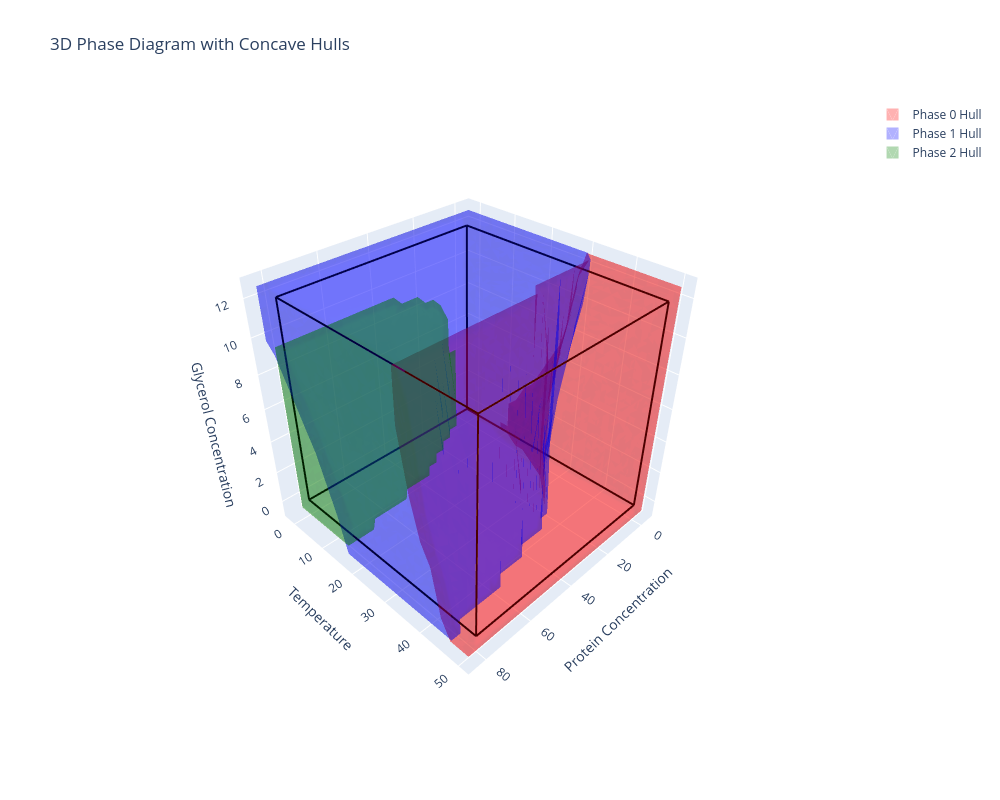

Source (notebook cell):
### Code cell
# Create a 3D scatter plot with plotly
fig = go.Figure()

# Add points for each phase with different colors
colors = ['red', 'blue', 'green']
phase_names = ['Phase 0', 'Phase 1', 'Phase 2']

# Add hull meshes if they exist
for i, hull in enumerate(inst_client.hulls.values()):
    if hasattr(hull, 'vertices') and hasattr(hull, 'faces'):
        vertices = hull.vertices
        faces = hull.faces
        
        fig.add_trace(go.Mesh3d(
            x=vertices[:, 0],
            y=vertices[:, 1], 
            z=vertices[:, 2],
            i=faces[:, 0],
            j=faces[:, 1],
            k=faces[:, 2],
            color=colors[i],
            opacity=0.3,
            name=f'{phase_names[i]} Hull',
            showlegend=True
        ))
# Add cube wireframe from (0,0,0) to (80,40,12)
cube_vertices = [
    [0, 0, 0], [80, 0, 0], [80, 50, 0], [0, 50, 0],  # bottom face
    [0, 0, 12], [80, 0, 12], [80, 50, 12], [0, 50, 12]  # top face
]

# Define the edges of the cube
cube_edges = [
    # Bottom face edges
    [0, 1], [1, 2], [2, 3], [3, 0],
    # Top face edges  
    [4, 5], [5, 6], [6, 7], [7, 4],
    # Vertical edges
    [0, 4], [1, 5], [2, 6], [3, 7]
]

# Add each edge as a line
for edge in cube_edges:
    p1, p2 = cube_vertices[edge[0]], cube_vertices[edge[1]]
    fig.add_trace(go.Scatter3d(
        x=[p1[0], p2[0]],
        y=[p1[1], p2[1]],
        z=[p1[2], p2[2]],
        mode='lines',
        line=dict(color='black', width=4),
        showlegend=False
    ))

fig.update_layout(
    title='3D Phase Diagram with Concave Hulls',
    scene=dict(
        xaxis_title='Protein Concentration',
        yaxis_title='Temperature',
        zaxis_title='Glycerol Concentration',
        camera=dict(
            eye=dict(x=1.5, y=1.5, z=1.5)
        )
    ),
    width=1000,
    height=800
)

fig.show()

### Figure 1 — Plotly figure (JSON) as saved in the notebook; plotly's stock layout.template omitted (floating-point values rounded to 4 significant figures; data arrays with more than 128 entries replaced by an {"elided": "..."} marker saying what was removed)
{"data": [{"color": "red", "i": {"elided": "3346 int values"}, "j": {"elided": "3346 int values"}, "k": {"elided": "3346 int values"}, "name": "Phase 0 Hull", "opacity": 0.3, "showlegend": true, "type": "mesh3d", "x": {"elided": "1675 float values"}, "y": {"elided": "1675 float values"}, "z": {"elided": "1675 float values"}}, {"color": "blue", "i": {"elided": "3828 int values"}, "j": {"elided": "3828 int values"}, "k": {"elided": "3828 int values"}, "name": "Phase 1 Hull", "opacity": 0.3, "showlegend": true, "type": "mesh3d", "x": {"elided": "1916 float values"}, "y": {"elided": "1916 float values"}, "z": {"elided": "1916 float values"}}, {"color": "green", "i": {"elided": "1430 int values"}, "j": {"elided": "1430 int values"}, "k": {"elided": "1430 int values"}, "name": "Phase 2 Hull", "opacity": 0.3, "showlegend": true, "type": "mesh3d", "x": {"elided": "717 float values"}, "y": {"elided": "717 float values"}, "z": {"elided": "717 float values"}}, {"line": {"color": "black", "width": 4}, "mode": "lines", "showlegend": false, "type": "scatter3d", "x": [0, 80], "y": [0, 0], "z": [0, 0]}, {"line": {"color": "black", "width": 4}, "mode": "lines", "showlegend": false, "type": "scatter3d", "x": [80, 80], "y": [0, 50], "z": [0, 0]}, {"line": {"color": "black", "width": 4}, "mode": "lines", "showlegend": false, "type": "scatter3d", "x": [80, 0], "y": [50, 50], "z": [0, 0]}, {"line": {"color": "black", "width": 4}, "mode": "lines", "showlegend": false, "type": "scatter3d", "x": [0, 0], "y": [50, 0], "z": [0, 0]}, {"line": {"color": "black", "width": 4}, "mode": "lines", "showlegend": false, "type": "scatter3d", "x": [0, 80], "y": [0, 0], "z": [12, 12]}, {"line": {"color": "black", "width": 4}, "mode": "lines", "showlegend": false, "type": "scatter3d", "x": [80, 80], "y": [0, 50], "z": [12, 12]}, {"line": {"color": "black", "width": 4}, "mode": "lines", "showlegend": false, "type": "scatter3d", "x": [80, 0], "y": [50, 50], "z": [12, 12]}, {"line": {"color": "black", "width": 4}, "mode": "lines", "showlegend": false, "type": "scatter3d", "x": [0, 0], "y": [50, 0], "z": [12, 12]}, {"line": {"color": "black", "width": 4}, "mode": "lines", "showlegend": false, "type": "scatter3d", "x": [0, 0], "y": [0, 0], "z": [0, 12]}, {"line": {"color": "black", "width": 4}, "mode": "lines", "showlegend": false, "type": "scatter3d", "x": [80, 80], "y": [0, 0], "z": [0, 12]}, {"line": {"color": "black", "width": 4}, "mode": "lines", "showlegend": false, "type": "scatter3d", "x": [80, 80], "y": [50, 50], "z": [0, 12]}, {"line": {"color": "black", "width": 4}, "mode": "lines", "showlegend": false, "type": "scatter3d", "x": [0, 0], "y": [50, 50], "z": [0, 12]}], "layout": {"height": 800, "scene": {"camera": {"eye": {"x": 1.5, "y": 1.5, "z": 1.5}}, "xaxis": {"title": {"text": "Protein Concentration"}}, "yaxis": {"title": {"text": "Temperature"}}, "zaxis": {"title": {"text": "Glycerol Concentration"}}}, "title": {"text": "3D Phase Diagram with Concave Hulls"}, "width": 1000}}
